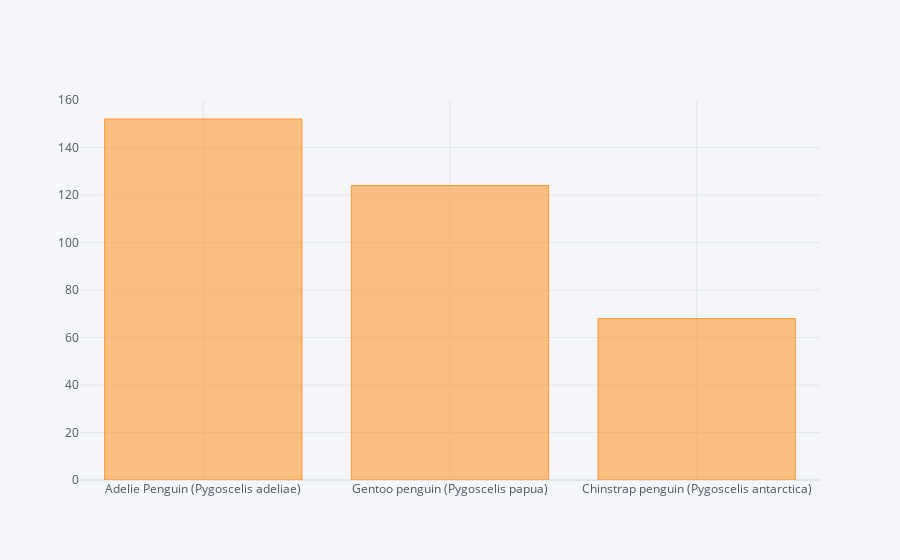

This figure's notebook cell:
### Code cell
df['Species'].value_counts().iplot(kind='bar')

### Figure 1 — Plotly figure (JSON) as saved in the notebook; plotly's stock layout.template omitted (floating-point values rounded to 4 significant figures)
{"data": [{"marker": {"color": "rgba(255, 153, 51, 0.6)", "line": {"color": "rgba(255, 153, 51, 1.0)", "width": 1}}, "name": "Species", "orientation": "v", "text": "", "x": ["Adelie Penguin (Pygoscelis adeliae)", "Gentoo penguin (Pygoscelis papua)", "Chinstrap penguin (Pygoscelis antarctica)"], "y": [152, 124, 68], "type": "bar"}], "layout": {"legend": {"bgcolor": "#F5F6F9", "font": {"color": "#4D5663"}}, "paper_bgcolor": "#F5F6F9", "plot_bgcolor": "#F5F6F9", "title": {"font": {"color": "#4D5663"}}, "xaxis": {"gridcolor": "#E1E5ED", "showgrid": true, "tickfont": {"color": "#4D5663"}, "title": {"font": {"color": "#4D5663"}, "text": ""}, "zerolinecolor": "#E1E5ED"}, "yaxis": {"gridcolor": "#E1E5ED", "showgrid": true, "tickfont": {"color": "#4D5663"}, "title": {"font": {"color": "#4D5663"}, "text": ""}, "zerolinecolor": "#E1E5ED"}}}
